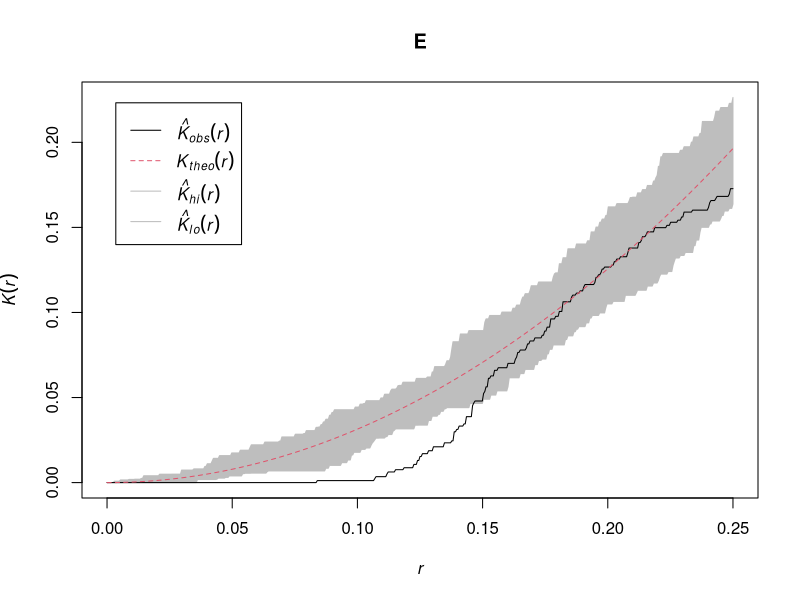
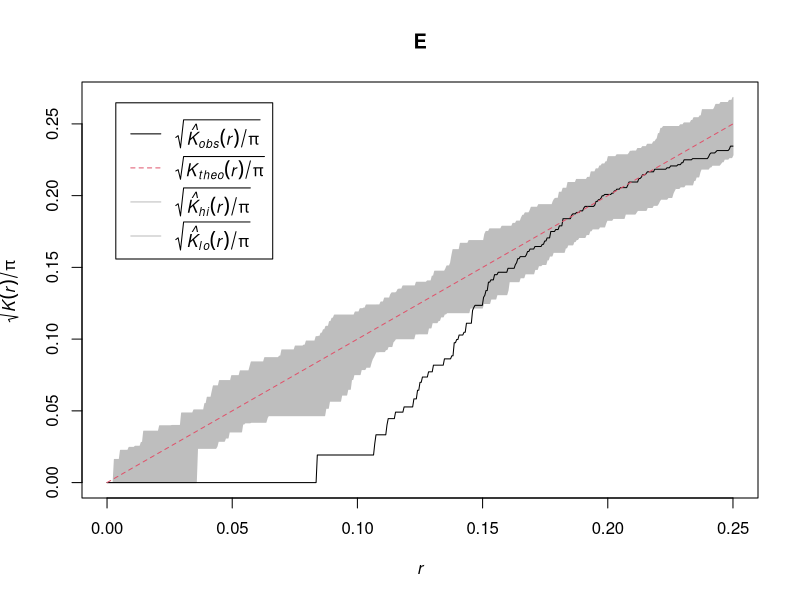

These charts were generated, in order, by the following R code:
library(spatstat)


### Name: plot.envelope
### Title: Plot a Simulation Envelope
### Aliases: plot.envelope
### Keywords: spatial hplot

### ** Examples

   data(cells)
   E <- envelope(cells, Kest, nsim=19)
   plot(E)
   plot(E, sqrt(./pi) ~ r)
